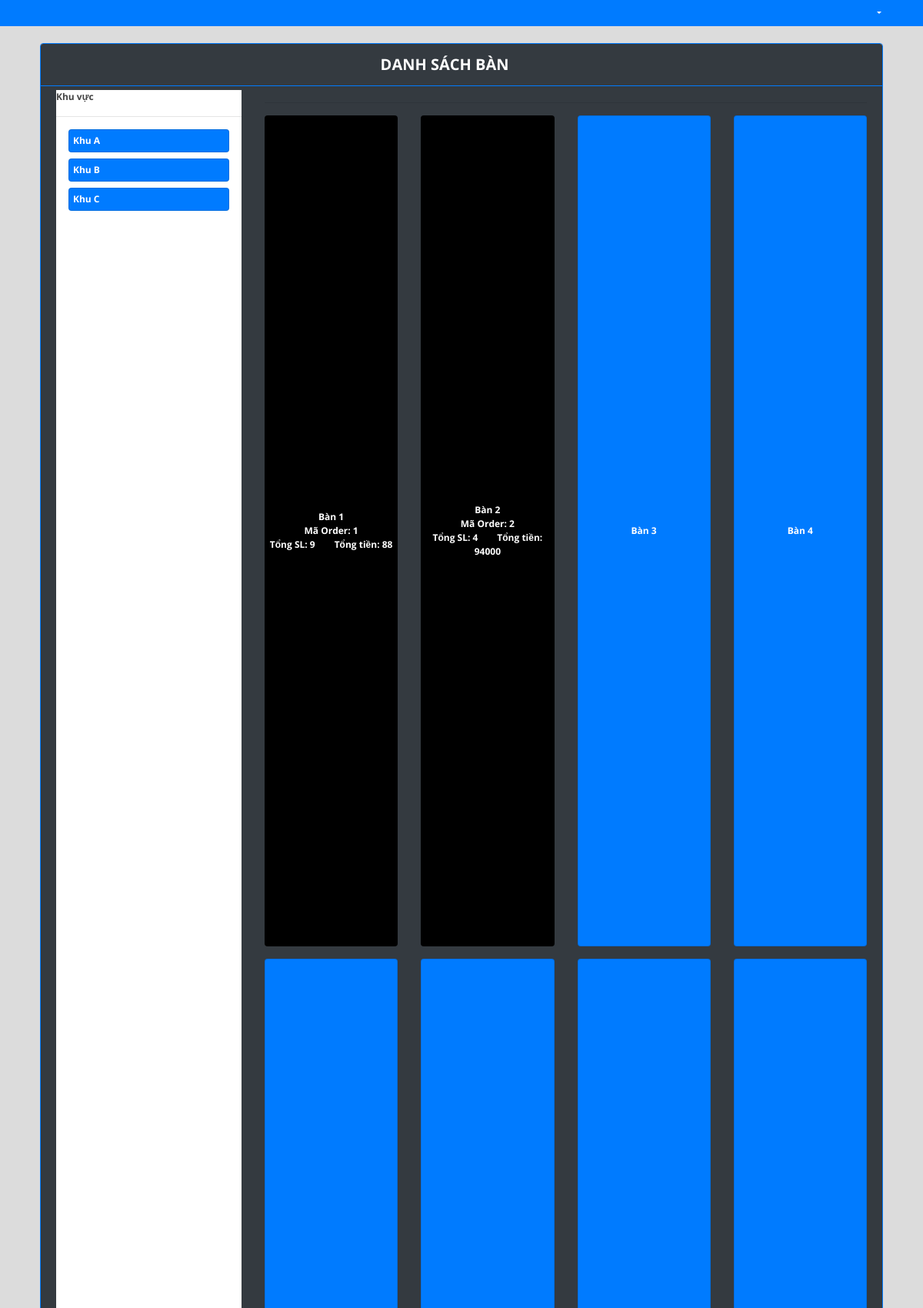
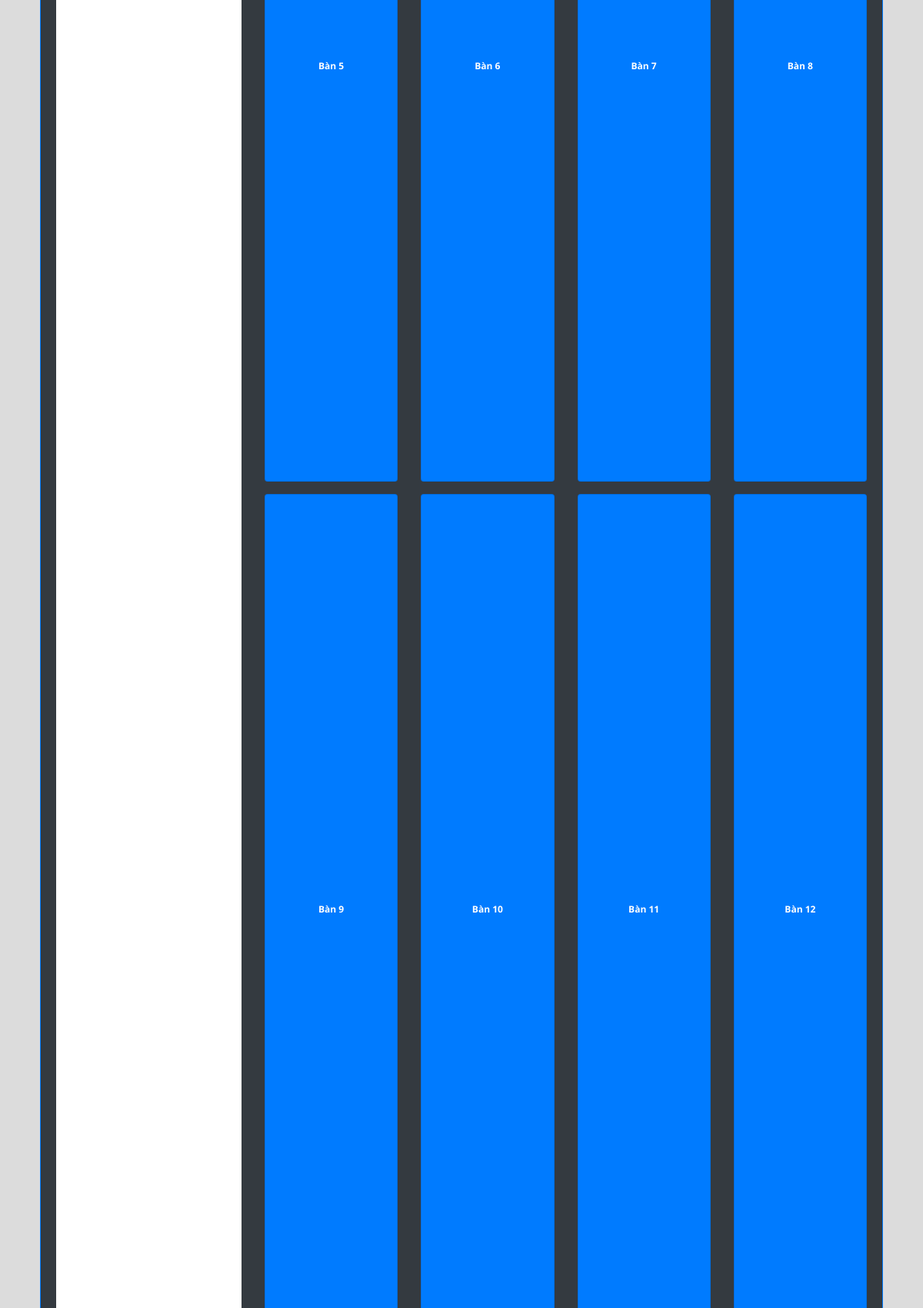
The app's page /billing/index.php (upper part) with its own data (2 pictures, top to bottom).
### tables this page shows
CREATE TABLE `ban` (
  `MaBan` int(2) NOT NULL,
  `KhuVuc` varchar(1) NOT NULL
);

CREATE TABLE `hoa_don_thanh_toan` (
  `MaOrder` int(10) NOT NULL,
  `TongTien` int(9) NOT NULL,
  `TienNhan` int(6) NOT NULL DEFAULT 0,
  `ThoiGianThanhToan` datetime DEFAULT NULL
);

### billing/index.php (the view, shortened to what this page needs)
<!DOCTYPE html>
<html lang="en">
<head>
<?php
 include('./header.php');
 ?>
</head>
<body>
<nav class="navbar navbar-light fixed-top bg-primary" style="padding:0">
  <div class="container-fluid mt-2 mb-2">
    <div class="col-lg-12">
      <div class="float-right">
        <div class=" dropdown mr-4">
            <a href="#" class="text-white dropdown-toggle"  id="account_settings" data-toggle="dropdown" aria-haspopup="true" aria-expanded="false"><?php echo $_SESSION['login_name'] ?> </a>
        </div>
      </div>
  </div>
</nav>
  <?php include '../db_connect.php' ?>
  <main id="view-panel" >
      <div class="container-fluid o-field">
	<div class="row mt-3 ml-3 mr-3">
        <div class="col-lg-8  p-field" style="flex:none ; max-width:100%">
            <div class="card border-primary">
                <div class="card-header bg-dark text-white  border-primary">
                    <b style="font-size: 20px; padding:40%">DANH SÁCH BÀN</b>
                </div>
                <div class="card-body bg-dark d-flex" id='prod-list'>
                    <div class="col-md-3">
                        <div class="w-100 pr-0 bg-white" id="cat-list">
                            <b>Khu vực</b>
                            <hr>
                            <?php
                            $qry = $conn->query("SELECT DISTINCT KhuVuc FROM `ban` order by KhuVuc asc");
                            while($row=$qry->fetch_assoc()){
                            ?>
                            <div class="card bg-primary mx-3 mb-2 cat-item" style="height:auto !important;" data-id = '<?php echo $row['KhuVuc'] ?>'>
                                <div class="card-body">
                                    <span><b class="text-white">
                                        <?php echo "Khu ".ucwords($row['KhuVuc']) ?>
                                    </b></span>
                                </div>
                            </div>
                            <?php } ?>
                        </div>
                    </div>
                    <div class="col-md-9">
                        <hr>
                        <div class="row">
                            <?php
                            $prod = $conn->query("SELECT * FROM `ban` order by `MaBan` asc");
                            while($row=$prod->fetch_assoc())
                            {
                              $maban = $row['MaBan'];
                              $sql = $conn->query("SELECT *, SUM(o.SoLuong) as 'TongSL' FROM `order` o, `hoa_don_thanh_toan` h
                              WHERE o.MaOrder = h.MaOrder
                              AND h.TienNhan = 0
                              AND o.MaBan = $maban
                              GROUP BY o.MaOrder");
                              if(($row1 = $sql->fetch_assoc())>0){
                                $MaOrder = $row1['MaOrder'];
                                $TongTien = $row1['TongTien'];
                                $TongSL = $row1['TongSL'];
                                ?>
                                <div class="col-md-3 mb-3" >
                                <div class="card bg-primary prod-item" style="background-color: black!important"
                                onclick="location.href='./order.php?maban=<?php echo $row['MaBan'] ?>'"
                                data-json = '<?php echo json_encode($row) ?>' data-section="<?php echo $row['KhuVuc'] ?>">
                                    <div class="card-body">
                                        <span><center><b class="text-white">
                                            <?php echo "Bàn ".$row['MaBan']."</br>";
                                            echo "Mã Order: ".$MaOrder."</br>";
                                            echo "Tổng SL: ".$TongSL."&nbsp;&nbsp;&nbsp;&nbsp;&nbsp;&nbsp;&nbsp;&nbsp;Tổng tiền: ".$TongTien ?>
                                        </b></center></span>
                                    </div>
                                </div>
                            </div>
                                <?php
                              }
                              else
                              {
                            ?>
                            <div class="col-md-3 mb-3" >
                                <div class="card bg-primary prod-item"
                                onclick="location.href='./order.php?maban=<?php echo $row['MaBan'] ?>'"
                                data-json = '<?php echo json_encode($row) ?>' data-section="<?php echo $row['KhuVuc'] ?>">
                                    <div class="card-body">
                                        <span><b class="text-white">
                                            <?php echo "Bàn ".$row['MaBan'] ?>
                                        </b></span>
                                    </div>
                                </div>
                            </div>
                        <?php
                          }
                          } ?>
                        </div>
                    </div>
                </div>
            </div>
        </div>
    </div>
</div>
  </main>
</body>
</html>

### assets/css/style.css (style rules this page uses)
body { font-family: "Open Sans", sans-serif; color: #444444; width: 100%; height: calc(100%); font-size: 12px; }
a { color: #1977cc; }
main#view-panel { margin-left: 200px; width:calc(100% - 200px); margin-top: 2.8em; padding: .5em }

### billing/index.php (style rules this page uses)
body { background: #80808045; position: fixed; width: calc(100%); height: calc(100%); overflow: auto; }
main#view-panel { height: calc(100% - 4em); }
main#view-panel { margin-left: inherit; width: calc(100%); }
main .card { height:calc(100%); }
main .card-body { height:calc(100%); overflow: auto; padding: 5px; position: relative; }
main .container-fluid, main .container-fluid>.row,main .container-fluid>.row>div { height:calc(100%); }
.prod-item { min-height: 12vh; cursor: pointer; }
.prod-item .card-body { display: flex; justify-content: center; align-items: center; }
#cat-list { height: calc(100%) }
.cat-item { cursor: pointer; }

### records on screen
ban: MaBan "1", hoa_don_thanh_toan.MaOrder "1", TongSL "9", hoa_don_thanh_toan.TongTien "88"
ban: MaBan "2", hoa_don_thanh_toan.MaOrder "2", TongSL "4", hoa_don_thanh_toan.TongTien "94000"
ban: MaBan "3"
ban: MaBan "4"
ban: MaBan "5"
ban: MaBan "6"
ban: MaBan "7"
ban: MaBan "8"
ban: MaBan "9"
ban: MaBan "10"
ban: MaBan "11"
ban: MaBan "12"

### other values on screen
$row['KhuVuc'] "A"
$row['KhuVuc'] "B"
$row['KhuVuc'] "C"
